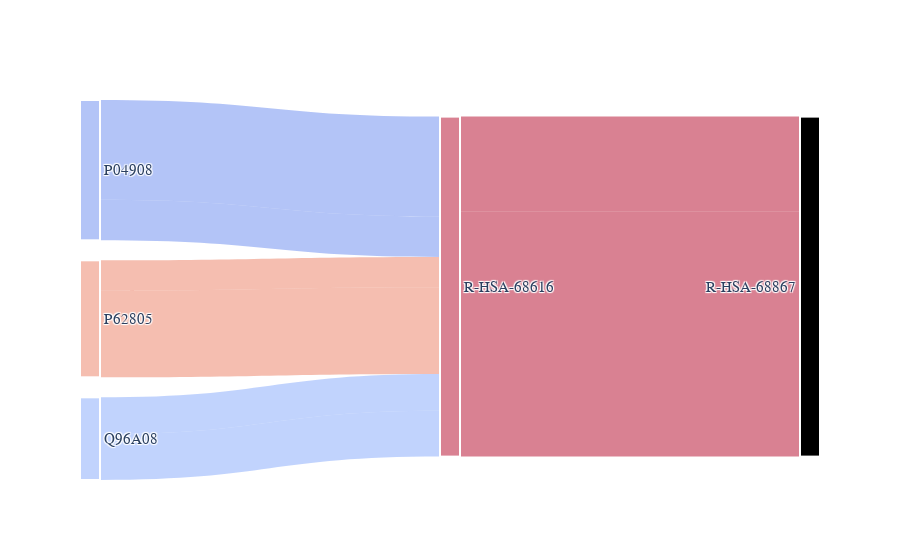

Notebook code cell kept with this figure:
### Code cell
query_node = "R-HSA-68867"

IG.plot_subgraph_sankey(
    query_node, upstream=True, savename="img/test.png", cmap="coolwarm"
)
